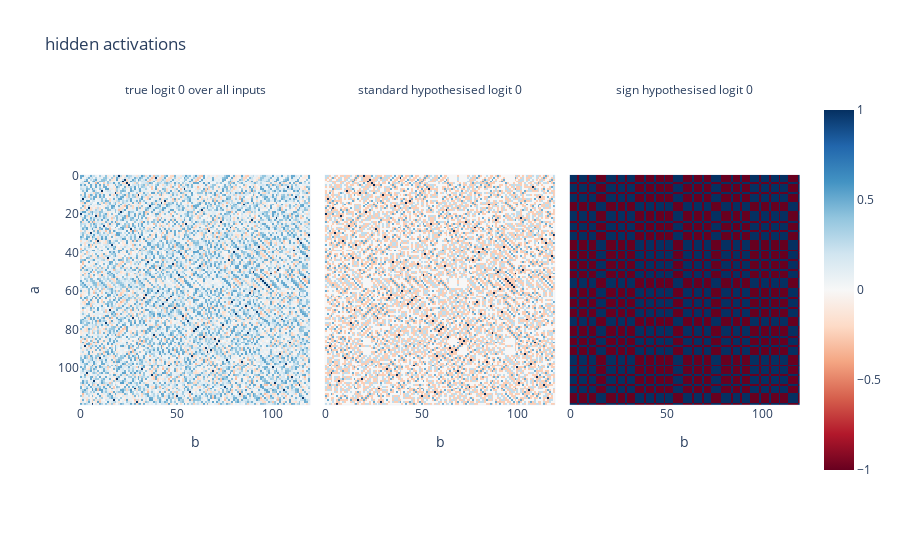

Notebook code for this chart:
### Markdown cell above
# Logit Attribution

### Code cell
# figure: a slice of true vs hypothetical logit cubes
logits = activations['logits']
logits = logits.reshape(group.order, group.order, group.order)

true_logits = logits[:, :, 0]/logits[:, :, 0].max()
standard_logits = group.irreps['standard'].logit_trace_tensor_cube[:, :, 0] / group.irreps['standard'].logit_trace_tensor_cube[:, :, 0].max()
sign_logits = group.irreps['sign'].logit_trace_tensor_cube[:, :, 0] / group.irreps['sign'].logit_trace_tensor_cube[:, :, 0].max()

stack = torch.stack([true_logits, standard_logits, sign_logits], dim=0)
print(stack.shape)
fig = px.imshow(to_numpy(stack), color_continuous_scale='RdBu', color_continuous_midpoint=0.0, title=f'hidden activations', facet_col=0, labels={'x':'b', 'y':'a', 'facet_col': 'label'})
fig.layout.annotations[0]['text'] = 'true logit 0 over all inputs' 
fig.layout.annotations[1]['text'] = 'standard hypothesised logit 0'
fig.layout.annotations[2]['text'] = 'sign hypothesised logit 0'
fig.show()
fig.write_image(f"{save_dir}/logit_cubes.png", width=1000)

### Figure 1 — Plotly figure (JSON) as saved in the notebook; plotly's stock layout.template omitted (floating-point values rounded to 4 significant figures; data arrays with more than 128 entries replaced by an {"elided": "..."} marker saying what was removed)
{"data": [{"coloraxis": "coloraxis", "hovertemplate": "b: %{x}<br>a: %{y}<br>color: %{z}<extra></extra>", "name": "0", "type": "heatmap", "xaxis": "x", "yaxis": "y", "z": {"elided": "120x120 float values"}}, {"coloraxis": "coloraxis", "hovertemplate": "b: %{x}<br>a: %{y}<br>color: %{z}<extra></extra>", "name": "1", "type": "heatmap", "xaxis": "x2", "yaxis": "y2", "z": {"elided": "120x120 float values"}}, {"coloraxis": "coloraxis", "hovertemplate": "b: %{x}<br>a: %{y}<br>color: %{z}<extra></extra>", "name": "2", "type": "heatmap", "xaxis": "x3", "yaxis": "y3", "z": {"elided": "120x120 int values"}}], "layout": {"annotations": [{"font": {}, "showarrow": false, "text": "true logit 0 over all inputs", "x": 0.16, "xanchor": "center", "xref": "paper", "y": 1, "yanchor": "bottom", "yref": "paper"}, {"font": {}, "showarrow": false, "text": "standard hypothesised logit 0", "x": 0.5, "xanchor": "center", "xref": "paper", "y": 1, "yanchor": "bottom", "yref": "paper"}, {"font": {}, "showarrow": false, "text": "sign hypothesised logit 0", "x": 0.84, "xanchor": "center", "xref": "paper", "y": 1, "yanchor": "bottom", "yref": "paper"}], "coloraxis": {"cmid": 0, "colorscale": [[0, "rgb(103,0,31)"], [0.1, "rgb(178,24,43)"], [0.2, "rgb(214,96,77)"], [0.3, "rgb(244,165,130)"], [0.4, "rgb(253,219,199)"], [0.5, "rgb(247,247,247)"], [0.6, "rgb(209,229,240)"], [0.7, "rgb(146,197,222)"], [0.8, "rgb(67,147,195)"], [0.9, "rgb(33,102,172)"], [1, "rgb(5,48,97)"]]}, "title": {"text": "hidden activations"}, "xaxis": {"anchor": "y", "constrain": "domain", "domain": [0, 0.32], "scaleanchor": "y", "title": {"text": "b"}}, "xaxis2": {"anchor": "y2", "domain": [0.34, 0.66], "matches": "x", "title": {"text": "b"}}, "xaxis3": {"anchor": "y3", "domain": [0.68, 1.0], "matches": "x", "title": {"text": "b"}}, "yaxis": {"anchor": "x", "autorange": "reversed", "constrain": "domain", "domain": [0, 1], "title": {"text": "a"}}, "yaxis2": {"anchor": "x2", "domain": [0, 1], "matches": "y", "showticklabels": false}, "yaxis3": {"anchor": "x3", "domain": [0, 1], "matches": "y", "showticklabels": false}}}
